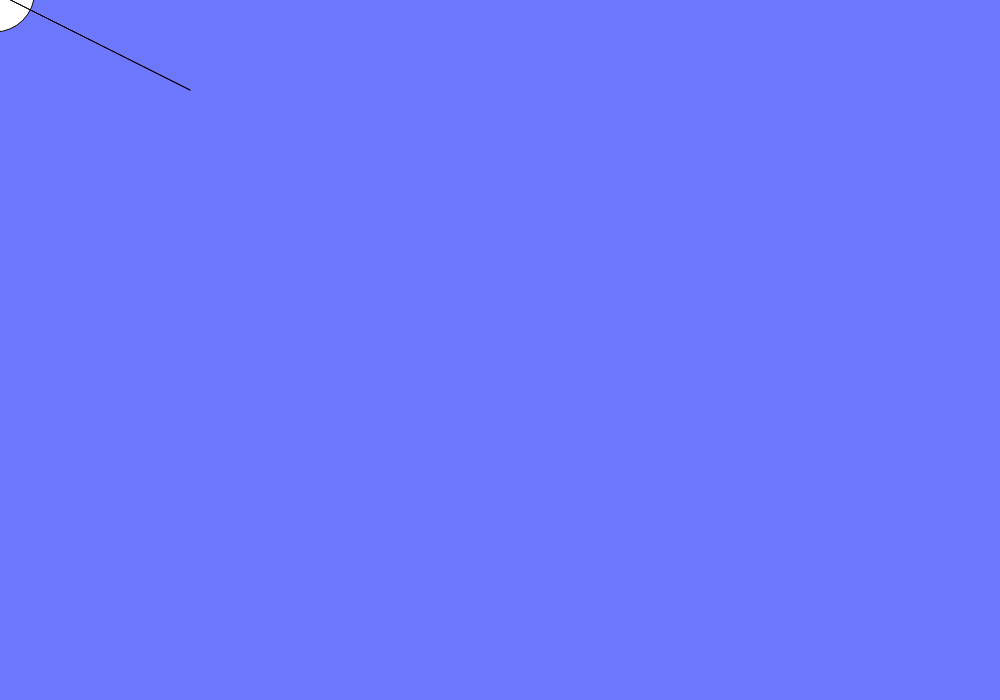
Frame 1 (no input)
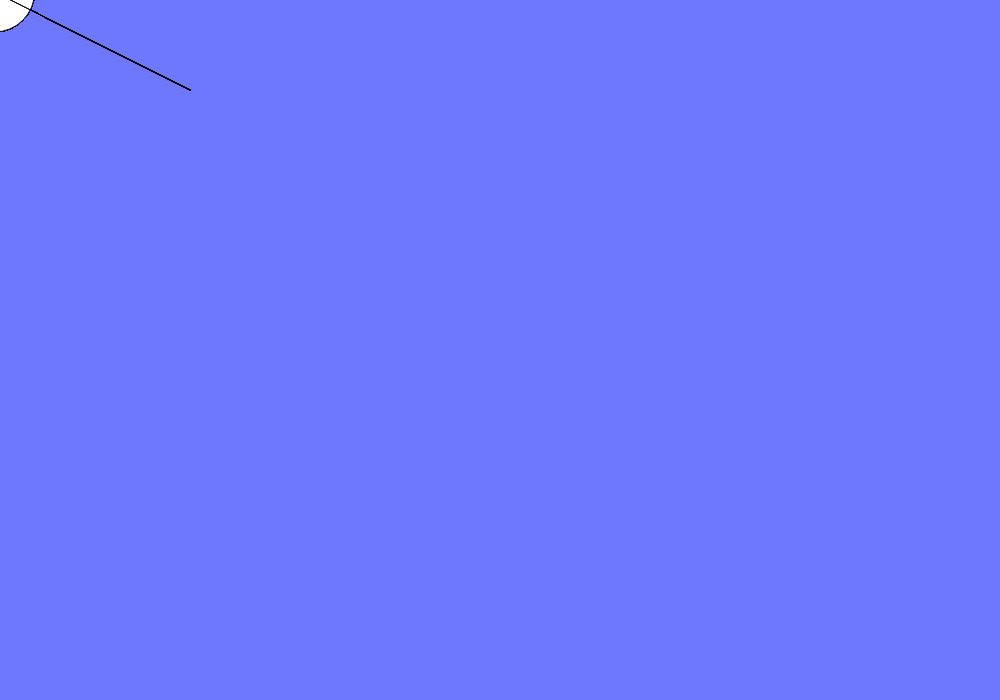
Frame 60 (no input)
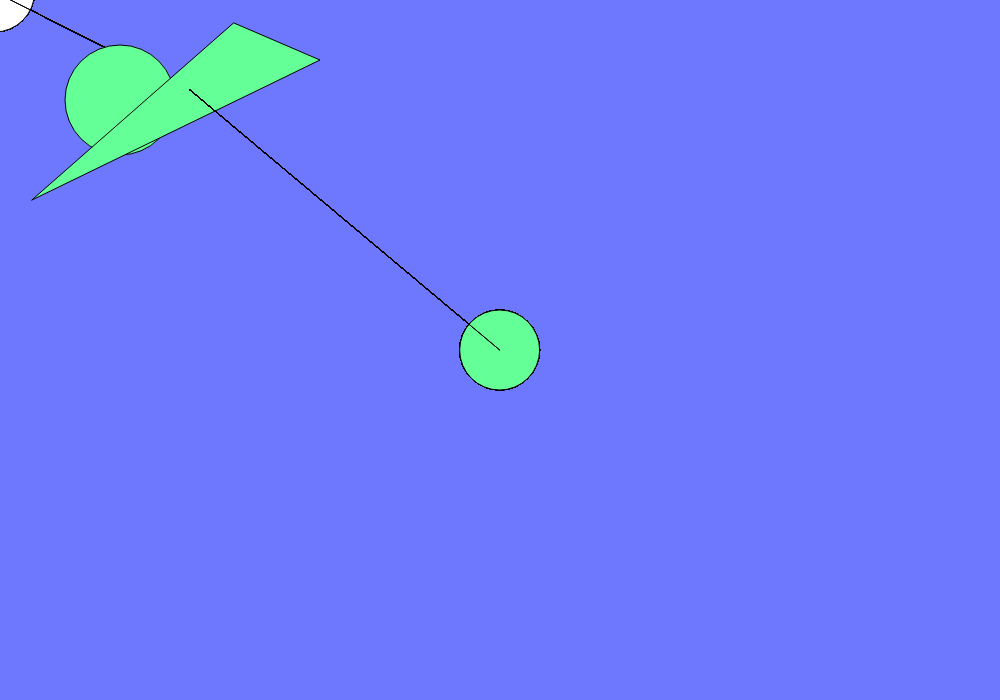
Frame 120 (the mouse pressed at the canvas centre since frame 60)

The p5.js sketch that drew these frames (run headless with seeded random() and noise() and a simulated clock; from frame 60 on, the mouse is pressed at the canvas centre):

// p5.js sketch
// ── sketch.js
var cnv;

function centerCanvas() {
  var x = (windowWidth - width) / 3;
  var y = (windowHeight - height) / 2;
  cnv.position(x, y);
}

function setup() {
  cnv = createCanvas(1000, 700);
  centerCanvas();
  background(110, 120, 310);
}

function windowResized() {
  centerCanvas();
}

function draw() {
  if (mouseX !== pmouseX || mouseY !== pmouseY) {
    if (mouseIsPressed) {
      fill(100,255,150);
    }
    else {
      fill(random(150),random(200),random(325));
    }
    ellipse(120,100,110,110);
    triangle(234,23,320,60,32,200)
  }
  ellipse(mouseX, mouseY, 80, 80);
  //ellipse(mouseX, mouseY, 80, 80);
  triangle(mouseX, mouseY, 190, 90);
}
